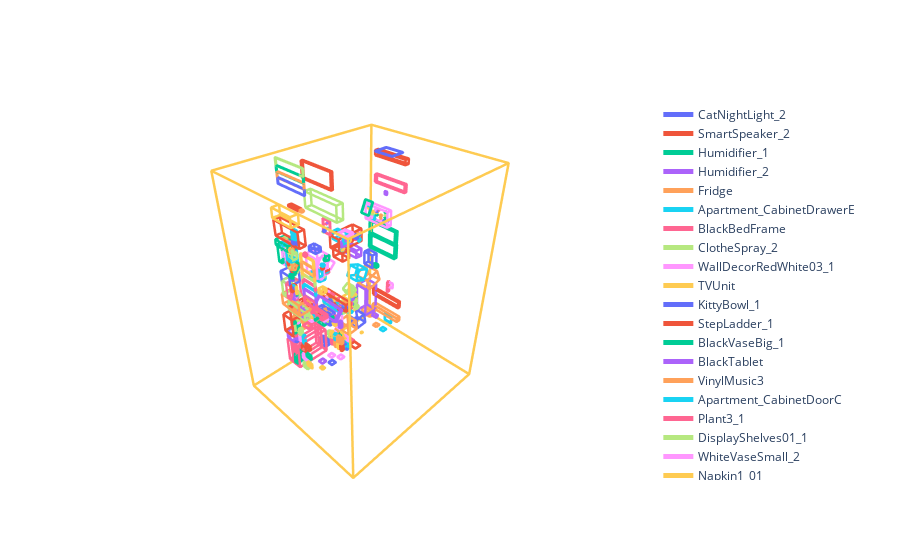

The notebook cell saved with this chart:
### Markdown cell above
### Draw 3D Bounding Boxes in 3D for all objects

### Code cell
# get object 3d bounding box
bbox3d_with_dt = gt_provider.get_object_3d_boundingboxes_by_timestamp_ns(select_timestamps_ns)
assert bbox3d_with_dt.is_valid(), "3D bounding box is not available"
bboxes3d = bbox3d_with_dt.data()
print("groundtruth_time - query_time = ", bbox3d_with_dt.dt_ns(), "ns")

# transform AABB to OBB and visualize
traces = []
obbs = []
for obj_id in bboxes3d:
    bbox3d = bboxes3d[obj_id]
    aabb = bbox3d.aabb
    aabb_coords = bbox3d_to_line_coordinates(aabb)
    obb = np.zeros(shape=(len(aabb_coords), 3))
    for i in range(0, len(aabb_coords)):
        aabb_pt = aabb_coords[i]
        aabb_pt_homo = np.append(aabb_pt, [1])
        obb_pt = (bbox3d.transform_scene_object.to_matrix()@aabb_pt_homo)[0:3]
        obb[i] = obb_pt
    obbs.append(obb) 
    obj_name = str(obj_id)
    if gt_provider.has_instance_id(obj_id):
        obj_name = gt_provider.get_instance_info_by_id(obj_id).name
    traces.append(go.Scatter3d(
        x=obb[:, 0],
        y=obb[:, 1],
        z=obb[:, 2],
        name=obj_name,
        mode="lines",
        line=go.scatter3d.Line(width=5),
    ))
    
layout = go.Layout(scene=dict(dragmode='orbit', aspectmode='data', xaxis_visible=False, yaxis_visible=False,zaxis_visible=False))
figure = go.Figure(data=traces, layout=layout)
figure.show()
